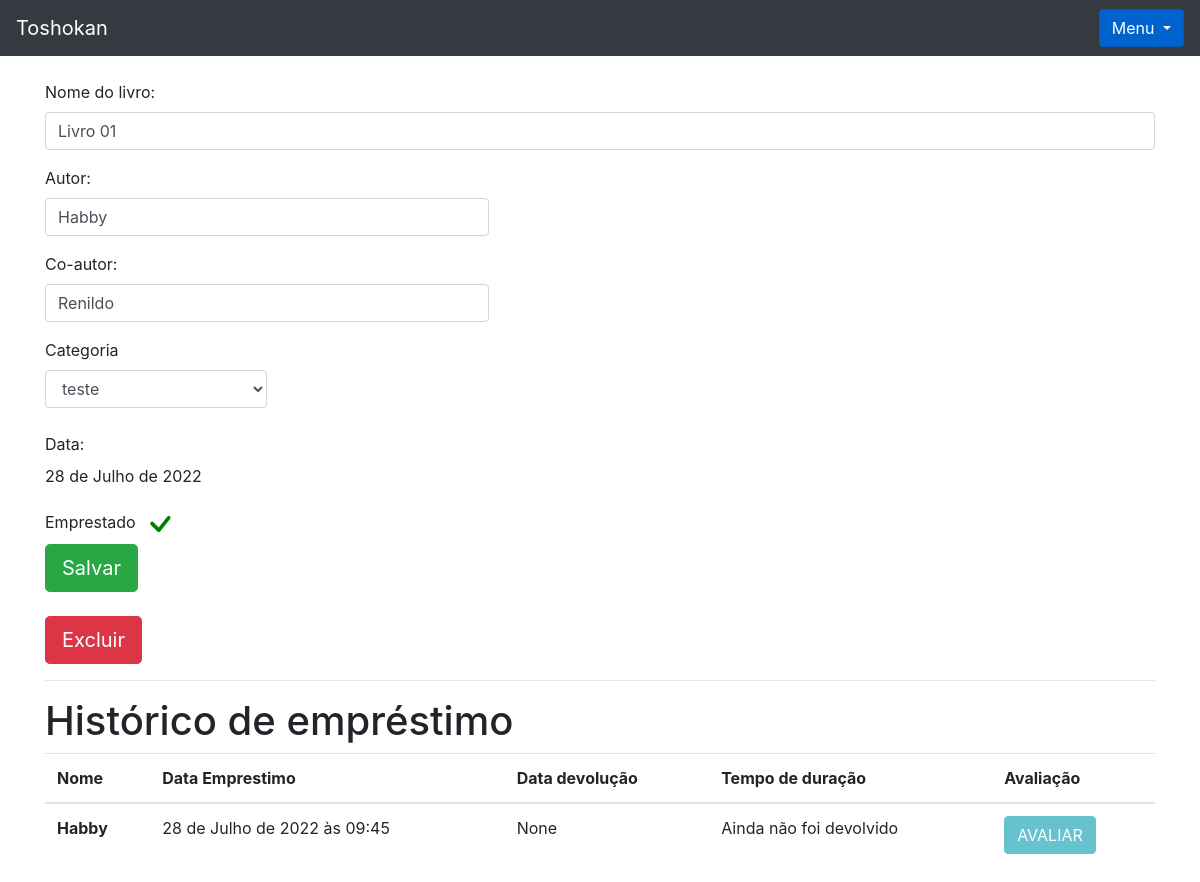
The app's page /livro/ver_livro/1 (signed in) with its own data.
### livros_app/models.py (models this page shows, shortened)
class Livros(models.Model):
    img = models.ImageField(upload_to='capa_livro', null=True, blank=True)
    nome = models.CharField(max_length = 100)
    autor = models.CharField(max_length = 30)
    co_autor = models.CharField(max_length= 30 , blank = True)
    data_cadastro = models.DateField(default=date.today)
    emprestado = models.BooleanField(default=False)
    categoria = models.ForeignKey(Categoria, on_delete=models.DO_NOTHING)
    usuario = models.ForeignKey(Usuario, on_delete=models.DO_NOTHING)
    class Meta:
        verbose_name = "Livro"

class Emprestimos(models.Model):
    choices =(
        ('P', 'Péssimo'),
        ('R', 'Ruim'),
        ('B', 'Bom'),
        ('O','Ótimo')
    )
    nome_emprestado = models.ForeignKey(Usuario, on_delete=models.DO_NOTHING, blank = True , null = True)
    nome_emprestado_anonimo = models.CharField(max_length=30,blank = True , null = True)
    data_emprestimo = models.DateTimeField(default=datetime.datetime.now())
    data_devolucao = models.DateTimeField(blank = True , null = True)
    livro = models.ForeignKey(Livros, on_delete=models.DO_NOTHING)
    avaliacao = models.CharField(max_length=1, choices = choices, null=True, blank=True)

### usuarios_app/models.py (models this page shows)
class Usuario(models.Model):
    nome = models.CharField(max_length=30)
    email = models.EmailField()
    senha = models.CharField(max_length=64)
    def __str__(self):
        return self.nome

### livros_app/views.py (the view)
# urls.py: path('ver_livro/<int:id>', views.ver_livros, name='ver_livro'),
def ver_livros(request, id):
    if request.session.get('usuario'):
        livro = Livros.objects.get(id=id)
        if request.session.get('usuario') == livro.usuario.id:
            categoria_livro = Categoria.objects.filter(usuario = request.session.get('usuario'))
            emprestimos = Emprestimos.objects.filter(livro = livro)
            form = CadastroLivro()
            usuario = Usuario.objects.get(id = request.session['usuario'])
            form.fields['usuario'].initial = request.session['usuario']
            form.fields['categoria'].queryset = Categoria.objects.filter(usuario = usuario)
            form_categoria = CategoriaLivro()
            usuarios = Usuario.objects.all()
            livros_emprestar = Livros.objects.filter(usuario = usuario).filter(emprestado = False)
            livros_emprestados = Livros.objects.filter(usuario = usuario).filter(emprestado = True)
            return render(request, 'ver_livro.html', {'livro': livro, 'categoria_livro': categoria_livro,
            'emprestimos' : emprestimos, 'usuario_logado': request.session.get('usuario'), 'form' : form, 'id_livro': id,
            'form_categoria': form_categoria, 'usuarios' : usuarios, 'livros_emprestar' : livros_emprestar,
            'livros_emprestados': livros_emprestados})
        else:
            return HttpResponse('Esse livro não é seu')
    return redirect('/auth/login/?status=2')

### livros_app/forms.py
class CadastroLivro(forms.ModelForm):
    class Meta:
        model = Livros
        fields =  '__all__'
    def __init__(self, *args, **kwargs):
        super().__init__(*args, **kwargs)
        self.fields['usuario'].widget = forms.HiddenInput()

class CategoriaLivro(forms.Form):
    nome = forms.CharField(max_length=30)
    descricao = forms.CharField(max_length=60)
    def __init__(self, *args, **kwargs):
        super().__init__(*args, **kwargs)
        self.fields['descricao'].widget = forms.Textarea()

### livros_app/models.py (called while the page is built)
    def __str__(self) -> str:
        return self.nome

### livros_app/templatetags/filtros.py (called while the page is built)
@register.filter
def mostra_duracao(value1, value2):
    if all((isinstance(value1, datetime), isinstance(value2, datetime))):
        dias = (value1 - value2).days
        texto = 'Dias'
        if dias == 1:
            texto = 'Dia'
        return f"{dias} {texto}."
    return "Ainda não foi devolvido"

### livros_app/templates/ver_livro.html (shortened to what this page needs)
{% extends 'base.html' %}
{% load filtros %}
{% block 'conteudo' %}
<div class="container">
    <br>
    <form action="{% url 'alterar_livro' %}" method="POST">
        <p>
            <label>Nome do livro:</label>
            <input class="form-control" type="texte" value="{{livro.nome}}" name="nome_livro">
          </p>
          <p>
            <label>Autor:</label>
            <input style="width: 40%;" class="form-control" type="texte" value="{{livro.autor}}" name="autor">
          </p>
          <p>
            <label>Co-autor:</label>
            <input style="width: 40%;" class="form-control" type="texte" value="{{livro.co_autor}}" name="co_autor">
          </p>
          <label>Categoria</label>
          <select name="categoria_id" class = "form-control" style = "width: 20%">
            {% for i in categoria_livro %}
            {% if livro.categoria.nome == i.nome %}
              <option value="{{i.id}}"  selected>{{i}}</option>
            {% else %}
              <option value="{{i.id}}" >{{i}}</option>
            {% endif %}
            {% endfor %}
          </select>
          <br>
          <label>Data:</label>
          <p>{{livro.data_cadastro}}</p>
        <label>Emprestado</label>
        {% if livro.emprestado %}
          <svg style="color: green" xmlns="http://www.w3.org/2000/svg" width="40" height="40" fill="currentColor" class="bi bi-check" viewBox="0 0 16 16">
            <path d="M10.97 4.97a.75.75 0 0 1 1.07 1.05l-3.99 4.99a.75.75 0 0 1-1.08.02L4.324 8.384a.75.75 0 1 1 1.06-1.06l2.094 2.093 3.473-4.425a.267.267 0 0 1 .02-.022z"/>
          </svg>
        {% endif %}
        <br>
        <input type="submit" class="btn btn-success btn-lg" value="Salvar">
    </form>
    <br>
    <button type="button" class="btn btn-danger btn-lg" data-toggle="modal" data-target="#exampleModal2">
      Excluir
    </button>
    <hr>
    <h1>Histórico de empréstimo</h1>
    <table class="table">
      <thead>
        <tr>
          <th scope="col">Nome</th>
          <th scope="col">Data Emprestimo</th>
          <th scope="col">Data devolução</th>
          <th scope="col">Tempo de duração</th>
          <th scope="col">Avaliação</th>
        </tr>
      </thead>
      <tbody>
        {% for i in emprestimos %}
        <tr>
          {% if i.nome_emprestado_anonimo %}
          <th scope="row">{{i.nome_emprestado_anonimo}}</th>
          {% else %}
          <th scope="row">{{i.nome_emprestado}}</th>
          {% endif %}
          <td>{{i.data_emprestimo}}</td>
          <td>{{i.data_devolucao}}</td>
          <td>{{i.data_devolucao|mostra_duracao:i.data_emprestimo}}</td>
          <td>
            {% if i.avaliacao == None and i.data_devolucao != None %}
              <button onclick="avaliacao({{i.id}})" class="btn btn-info" data-toggle="modal" data-target="#exampleModal1">AVALIAR</button>
            {% else %}
              {% if i.data_devolucao == None %}
                <button class="btn btn-info disabled">AVALIAR</button>
              {% endif %}
            {% endif %}
          </td>
        </tr>
        {% endfor %}
      </tbody>
    </table>
</div>
{% endblock 'conteudo' %}

### records on screen
Livros: nome_livro "Livro 01", autor "Habby", co_autor "Renildo", data_cadastro "28 de Julho de 2022"
Emprestimos: nome_emprestado "Habby", data_emprestimo "28 de Julho de 2022 às 09:45", data_devolucao "None", data_devolucao|mostra_duracao "Ainda não foi devolvido", shows "AVALIAR"

### other values on screen
form field categoria_id "teste"
